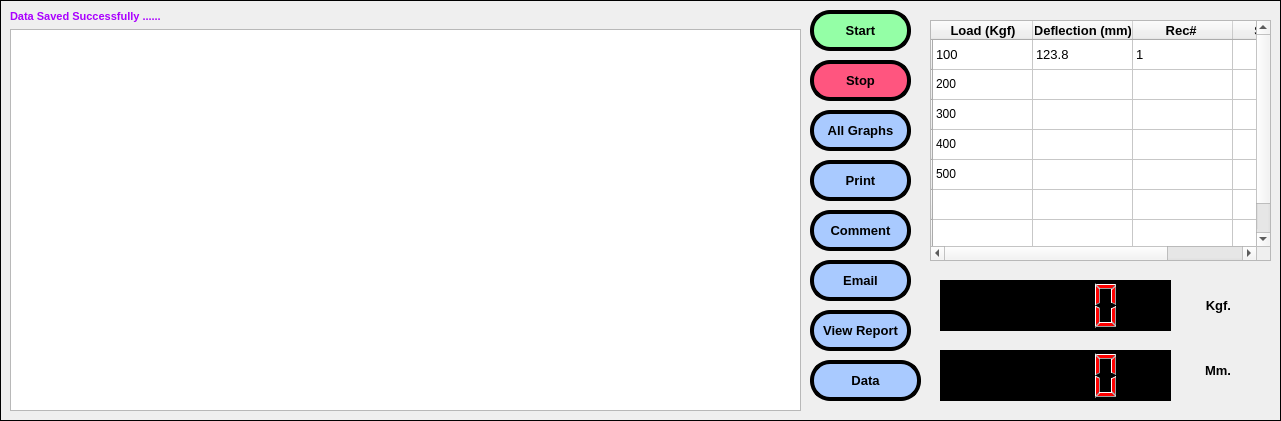
    <widget class="QFrame" name="frame_3">
     <property name="geometry">
      <rect>
       <x>10</x>
       <y>270</y>
       <width>1281</width>
       <height>421</height>
      </rect>
     </property>
     <property name="frameShape">
      <enum>QFrame::Box</enum>
     </property>
     <property name="frameShadow">
      <enum>QFrame::Plain</enum>
     </property>
     <property name="lineWidth">
      <number>1</number>
     </property>
     <widget class="QPushButton" name="pushButton_7">
      <property name="geometry">
       <rect>
        <x>810</x>
        <y>60</y>
        <width>101</width>
        <height>41</height>
       </rect>
      </property>
      <property name="font">
       <font>
        <family>Arial</family>
        <pointsize>10</pointsize>
        <weight>75</weight>
        <bold>true</bold>
       </font>
      </property>
      <property name="cursor">
       <cursorShape>ArrowCursor</cursorShape>
      </property>
      <property name="styleSheet">
       <string notr="true">background-color: rgb(255, 85, 127);
border-radius:20px;
border-color: rgb(0, 0, 0);
border-style:outset;
border-width:4px;</string>
      </property>
      <property name="text">
       <string>Stop</string>
      </property>
      <property name="flat">
       <bool>false</bool>
      </property>
     </widget>
     <widget class="QPushButton" name="pushButton_11">
      <property name="geometry">
       <rect>
        <x>810</x>
        <y>10</y>
        <width>101</width>
        <height>41</height>
       </rect>
      </property>
      <property name="font">
       <font>
        <family>Arial</family>
        <pointsize>10</pointsize>
        <weight>75</weight>
        <bold>true</bold>
       </font>
      </property>
      <property name="cursor">
       <cursorShape>ArrowCursor</cursorShape>
      </property>
      <property name="styleSheet">
       <string notr="true">border-radius:20px;
color: rgb(0, 0, 0);
background-color: rgb(148, 255, 166);
border-color: rgb(0, 0, 0);
border-style:outset;
border-width:4px;</string>
      </property>
      <property name="text">
       <string>Start</string>
      </property>
      <property name="flat">
       <bool>false</bool>
      </property>
     </widget>
     <widget class="QPushButton" name="pushButton_12">
      <property name="geometry">
       <rect>
        <x>810</x>
        <y>110</y>
        <width>101</width>
        <height>41</height>
       </rect>
      </property>
      <property name="font">
       <font>
        <family>Arial</family>
        <pointsize>10</pointsize>
        <weight>75</weight>
        <bold>true</bold>
       </font>
      </property>
      <property name="cursor">
       <cursorShape>ArrowCursor</cursorShape>
      </property>
      <property name="styleSheet">
       <string notr="true">background-color: rgb(169, 202, 255);
border-radius:20px;
border-color: rgb(0, 0, 0);
border-style:outset;
border-width:4px;</string>
      </property>
      <property name="text">
       <string>All Graphs</string>
      </property>
      <property name="flat">
       <bool>false</bool>
      </property>
     </widget>
     <widget class="QPushButton" name="pushButton_13">
      <property name="geometry">
       <rect>
        <x>810</x>
        <y>310</y>
        <width>101</width>
        <height>41</height>
       </rect>
      </property>
      <property name="font">
       <font>
        <family>Arial</family>
        <pointsize>10</pointsize>
        <weight>75</weight>
        <bold>true</bold>
       </font>
      </property>
      <property name="cursor">
       <cursorShape>ArrowCursor</cursorShape>
      </property>
      <property name="styleSheet">
       <string notr="true">background-color: rgb(169, 202, 255);
border-radius:20px;
border-color: rgb(0, 0, 0);
border-style:outset;
border-width:4px;</string>
      </property>
      <property name="text">
       <string>View Report</string>
      </property>
      <property name="flat">
       <bool>false</bool>
      </property>
     </widget>
     <widget class="QPushButton" name="pushButton_14">
      <property name="geometry">
       <rect>
        <x>810</x>
        <y>260</y>
        <width>101</width>
        <height>41</height>
       </rect>
      </property>
      <property name="font">
       <font>
        <family>Arial</family>
        <pointsize>10</pointsize>
        <weight>75</weight>
        <bold>true</bold>
       </font>
      </property>
      <property name="cursor">
       <cursorShape>ArrowCursor</cursorShape>
      </property>
      <property name="styleSheet">
       <string notr="true">background-color: rgb(169, 202, 255);
border-radius:20px;
border-color: rgb(0, 0, 0);
border-style:outset;
border-width:4px;</string>
      </property>
      <property name="text">
       <string>Email</string>
      </property>
      <property name="flat">
       <bool>false</bool>
      </property>
     </widget>
     <widget class="QPushButton" name="pushButton_15">
      <property name="geometry">
       <rect>
        <x>810</x>
        <y>210</y>
        <width>101</width>
        <height>41</height>
       </rect>
      </property>
      <property name="font">
       <font>
        <family>Arial</family>
        <pointsize>10</pointsize>
        <weight>75</weight>
        <bold>true</bold>
       </font>
      </property>
      <property name="cursor">
       <cursorShape>ArrowCursor</cursorShape>
      </property>
      <property name="styleSheet">
       <string notr="true">background-color: rgb(169, 202, 255);
border-radius:20px;
border-color: rgb(0, 0, 0);
border-style:outset;
border-width:4px;</string>
      </property>
      <property name="text">
       <string>Comment</string>
      </property>
      <property name="flat">
       <bool>false</bool>
      </property>
     </widget>
     <widget class="QTableWidget" name="tableWidget">
      <property name="geometry">
       <rect>
        <x>930</x>
        <y>20</y>
        <width>341</width>
        <height>241</height>
       </rect>
      </property>
      <row>
       <property name="text">
        <string/>
       </property>
      </row>
      <row>
       <property name="text">
        <string/>
       </property>
      </row>
      <row>
       <property name="text">
        <string/>
       </property>
      </row>
      <row>
       <property name="text">
        <string/>
       </property>
      </row>
      <row>
       <property name="text">
        <string/>
       </property>
      </row>
      <row>
       <property name="text">
        <string/>
       </property>
      </row>
      <row>
       <property name="text">
        <string/>
       </property>
      </row>
      <column>
       <property name="text">
        <string>Load (Kgf)</string>
       </property>
       <property name="font">
        <font>
         <family>Arial</family>
         <pointsize>10</pointsize>
         <weight>75</weight>
         <bold>true</bold>
        </font>
       </property>
      </column>
      <column>
       <property name="text">
        <string>Deflection (mm)</string>
       </property>
       <property name="font">
        <font>
         <family>Arial</family>
         <pointsize>10</pointsize>
         <weight>75</weight>
         <bold>true</bold>
        </font>
       </property>
      </column>
      <column>
       <property name="text">
        <string>Rec# </string>
       </property>
       <property name="font">
        <font>
         <family>Arial</family>
         <pointsize>10</pointsize>
         <weight>75</weight>
         <bold>true</bold>
        </font>
       </property>
      </column>
      <column>
       <property name="text">
        <string>Sample #</string>
       </property>
       <property name="font">
        <font>
         <family>Arial</family>
         <pointsize>10</pointsize>
         <weight>75</weight>
         <bold>true</bold>
        </font>
       </property>
      </column>
      <item row="0" column="0">
       <property name="text">
        <string>100</string>
       </property>
       <property name="font">
        <font>
         <family>Arial</family>
         <pointsize>10</pointsize>
        </font>
       </property>
      </item>
      <item row="0" column="1">
       <property name="text">
        <string>123.8</string>
       </property>
       <property name="font">
        <font>
         <family>Arial</family>
         <pointsize>10</pointsize>
        </font>
       </property>
      </item>
      <item row="0" column="2">
       <property name="text">
        <string>1</string>
       </property>
       <property name="font">
        <font>
         <family>Arial</family>
         <pointsize>10</pointsize>
        </font>
       </property>
      </item>
      <item row="1" column="0">
       <property name="text">
        <string>200</string>
       </property>
      </item>
      <item row="2" column="0">
       <property name="text">
        <string>300</string>
       </property>
      </item>
      <item row="3" column="0">
       <property name="text">
        <string>400</string>
       </property>
      </item>
      <item row="4" column="0">
       <property name="text">
        <string>500</string>
       </property>
      </item>
     </widget>
     <widget class="QPushButton" name="pushButton_16">
      <property name="geometry">
       <rect>
        <x>810</x>
        <y>160</y>
        <width>101</width>
        <height>41</height>
       </rect>
      </property>
      <property name="font">
       <font>
        <family>Arial</family>
        <pointsize>10</pointsize>
        <weight>75</weight>
        <bold>true</bold>
       </font>
      </property>
      <property name="cursor">
       <cursorShape>ArrowCursor</cursorShape>
      </property>
      <property name="styleSheet">
       <string notr="true">background-color: rgb(169, 202, 255);
border-radius:20px;
border-color: rgb(0, 0, 0);
border-style:outset;
border-width:4px;</string>
      </property>
      <property name="text">
       <string>Print</string>
      </property>
      <property name="flat">
       <bool>false</bool>
      </property>
     </widget>
     <widget class="QLCDNumber" name="lcdNumber">
      <property name="geometry">
       <rect>
        <x>940</x>
        <y>280</y>
        <width>231</width>
        <height>51</height>
       </rect>
      </property>
      <property name="styleSheet">
       <string notr="true">color: rgb(255, 0, 0);
background-color: rgb(0, 0, 0);</string>
      </property>
     </widget>
     <widget class="QLabel" name="label_41">
      <property name="geometry">
       <rect>
        <x>1180</x>
        <y>290</y>
        <width>51</width>
        <height>31</height>
       </rect>
      </property>
      <property name="font">
       <font>
        <family>Arial</family>
        <pointsize>10</pointsize>
        <weight>75</weight>
        <bold>true</bold>
       </font>
      </property>
      <property name="styleSheet">
       <string notr="true"/>
      </property>
      <property name="text">
       <string>Kgf.</string>
      </property>
      <property name="alignment">
       <set>Qt::AlignRight|Qt::AlignTrailing|Qt::AlignVCenter</set>
      </property>
     </widget>
     <widget class="QLCDNumber" name="lcdNumber_2">
      <property name="geometry">
       <rect>
        <x>940</x>
        <y>350</y>
        <width>231</width>
        <height>51</height>
       </rect>
      </property>
      <property name="styleSheet">
       <string notr="true">color: rgb(255, 0, 0);
background-color: rgb(0, 0, 0);</string>
      </property>
     </widget>
     <widget class="QLabel" name="label_42">
      <property name="geometry">
       <rect>
        <x>1200</x>
        <y>350</y>
        <width>31</width>
        <height>41</height>
       </rect>
      </property>
      <property name="font">
       <font>
        <family>Arial</family>
        <pointsize>10</pointsize>
        <weight>75</weight>
        <bold>true</bold>
       </font>
      </property>
      <property name="styleSheet">
       <string notr="true"/>
      </property>
      <property name="text">
       <string>Mm.</string>
      </property>
      <property name="alignment">
       <set>Qt::AlignRight|Qt::AlignTrailing|Qt::AlignVCenter</set>
      </property>
     </widget>
     <widget class="QWidget" name="layoutWidget">
      <property name="geometry">
       <rect>
        <x>10</x>
        <y>10</y>
        <width>791</width>
        <height>401</height>
       </rect>
      </property>
      <layout class="QGridLayout" name="gridLayout">
       <item row="1" column="0">
        <widget class="QGraphicsView" name="graphicsView"/>
       </item>
       <item row="0" column="0">
        <widget class="QLabel" name="label_49">
         <property name="font">
          <font>
           <family>Arial</family>
           <pointsize>8</pointsize>
           <weight>75</weight>
           <bold>true</bold>
           <underline>false</underline>
          </font>
         </property>
         <property name="styleSheet">
          <string notr="true">color: rgb(170, 0, 255);</string>
         </property>
         <property name="text">
          <string>Data Saved Successfully ......</string>
         </property>
         <property name="alignment">
          <set>Qt::AlignLeading|Qt::AlignLeft|Qt::AlignVCenter</set>
         </property>
        </widget>
       </item>
      </layout>
     </widget>
     <widget class="QPushButton" name="pushButton_18">
      <property name="geometry">
       <rect>
        <x>810</x>
        <y>360</y>
        <width>111</width>
        <height>41</height>
       </rect>
      </property>
      <property name="font">
       <font>
        <family>Arial</family>
        <pointsize>10</pointsize>
        <weight>75</weight>
        <bold>true</bold>
       </font>
      </property>
      <property name="cursor">
       <cursorShape>ArrowCursor</cursorShape>
      </property>
      <property name="styleSheet">
       <string notr="true">background-color: rgb(169, 202, 255);
border-radius:20px;
border-color: rgb(0, 0, 0);
border-style:outset;
border-width:4px;</string>
      </property>
      <property name="text">
       <string>Data</string>
      </property>
      <property name="flat">
       <bool>false</bool>
      </property>
     </widget>
    </widget>
